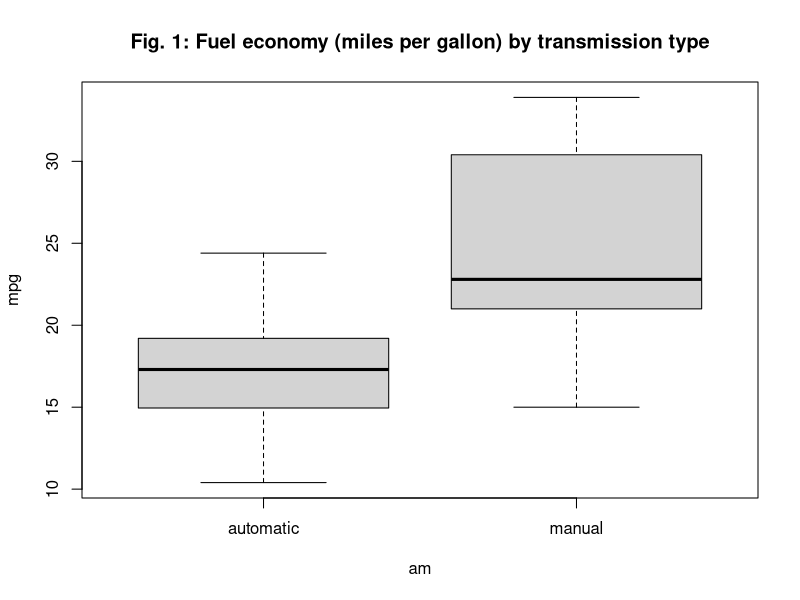
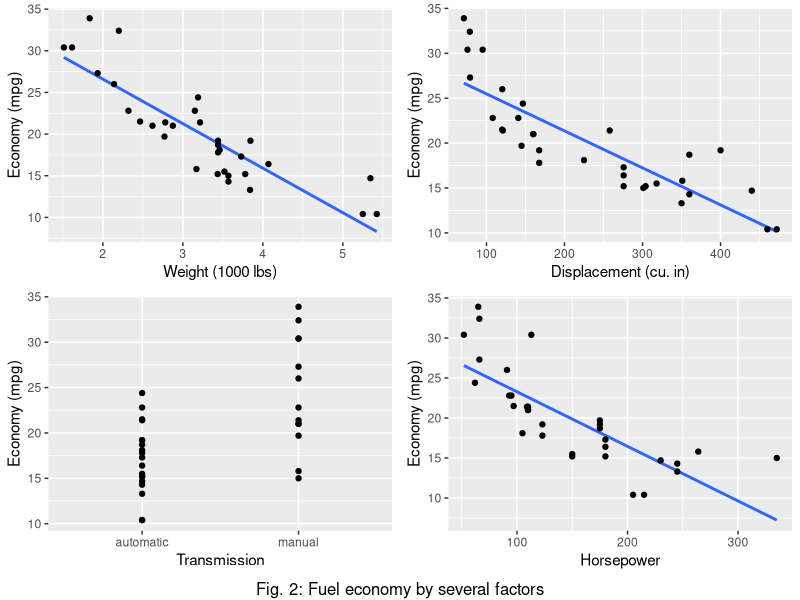

Write R code to recreate these figures, in order.
## ---- chunk 1
knitr::opts_chunk$set(echo = FALSE)
knitr::opts_chunk$set(fig.width=8, fig.height=6) 
library(ggplot2)
library(GGally)
library(knitr)
library(gridExtra)
data(mtcars)
mt=mtcars
mt$am = factor(mt$am, levels=c(0,1),labels=c("automatic","manual"))
## ---- chunk 2
boxplot(mpg~am,data=mt,main='Fig. 1: Fuel economy (miles per gallon) by transmission type')
p1<-ggplot(mt,aes(x=wt,y=mpg))+geom_smooth(method='lm',se=FALSE)+geom_point()+labs(x="Weight (1000 lbs)",y="Economy (mpg)")
p2<-ggplot(mt,aes(x=disp,y=mpg))+geom_smooth(method='lm',se=FALSE)+geom_point()+labs(x="Displacement (cu. in)",y="Economy (mpg)")
p3<-ggplot(mt,aes(x=am,y=mpg))+geom_smooth(method='lm',se=FALSE)+geom_point()+labs(x="Transmission",y="Economy (mpg)")
p4<-ggplot(mt,aes(x=hp,y=mpg))+geom_smooth(method='lm',se=FALSE)+geom_point()+labs(x="Horsepower",y="Economy (mpg)")
plotlist<-list(p1,p2,p3,p4)
grid.arrange(p1,p2,p3,p4,ncol=2,bottom='Fig. 2: Fuel economy by several factors')
## ---- chunk 3
#Search for the model
min_fit<-lm(mpg~am,data=mt)
max_fit<-lm(mpg~.^2,data=mt)
mt_fit<-step(min_fit,trace=0,scope=list(lower=min_fit,upper=max_fit),direction='forward')
#Extract model data
fit_form = deparse(formula(mt_fit))
fit_rsquared = summary(mt_fit)$adj.r.squared
fit_aic = AIC(mt_fit)
## ---- chunk 4
summary(mt_fit)$coef
## ---- chunk 5
conf95<-confint(mt_fit)[2,]
